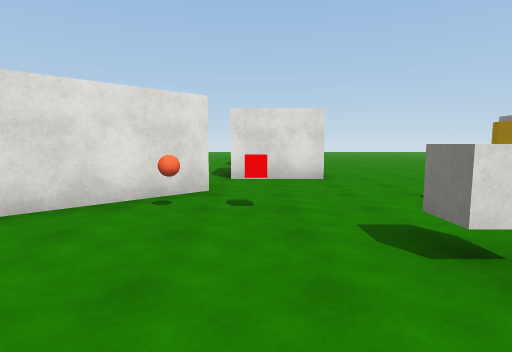
view 1 (above)

24 first-person views from a walk through a scene from a Unity 3-D project. The camera is 1.5 m above the floor, tilts 6° down and sees 80° across. The floor is counted in squares, 2 m on a side. Each view is taken from the middle of a square. On the plan, view 1 faces up. The plan holds only what a view shows up to about 10 squares ahead; the rest is blank. The place goes on beyond the plan. The player character is not drawn. Surface patterns are stand-ins for the level's own textures.

view 2
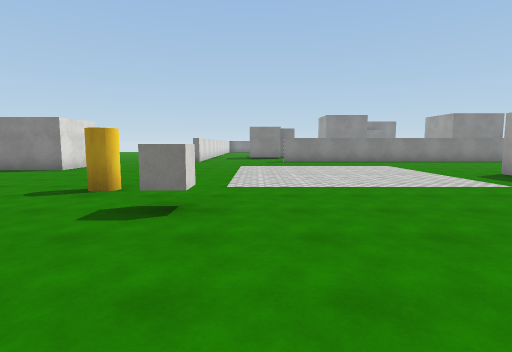

view 3
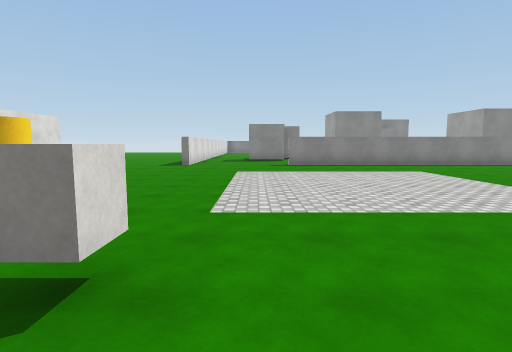

view 4
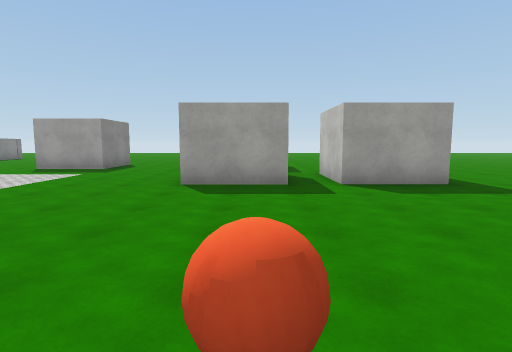

view 5
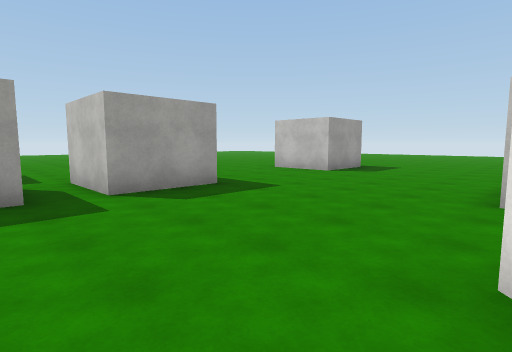

view 6
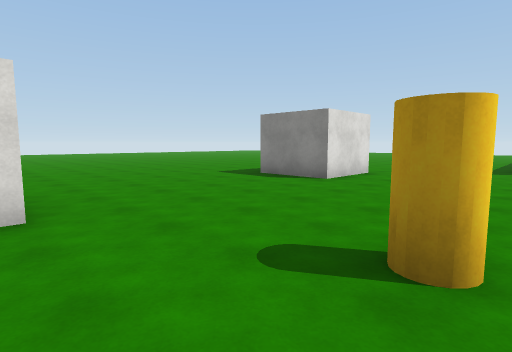

view 7
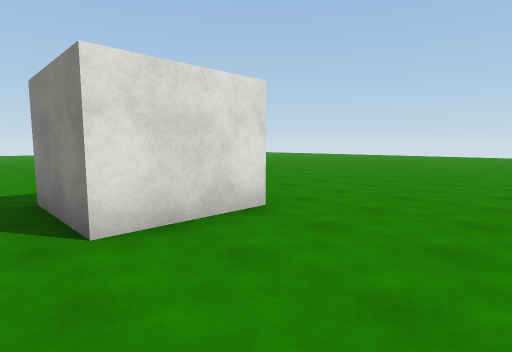

view 8
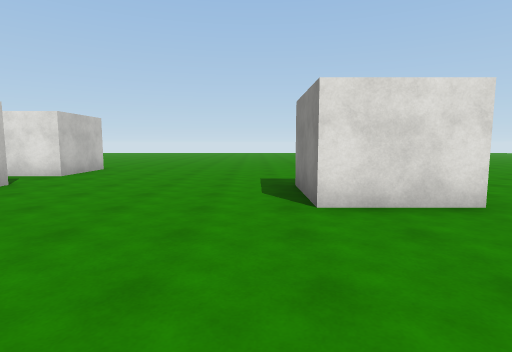

view 9
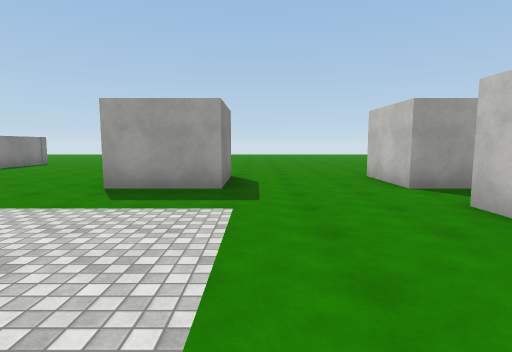

view 10
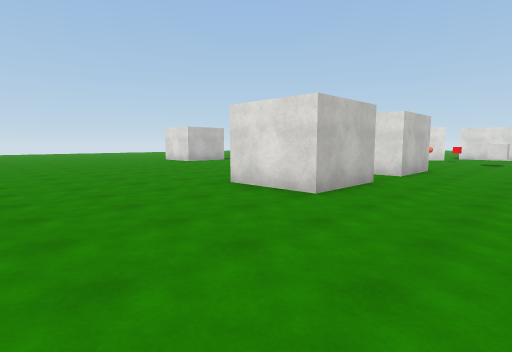

view 11
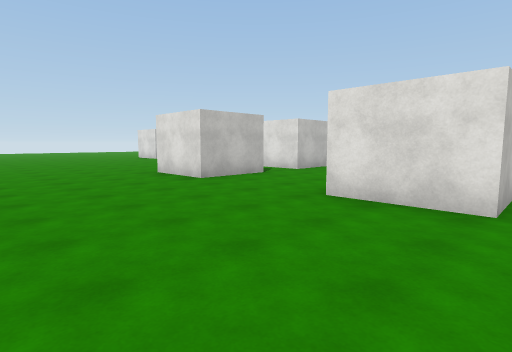

view 12
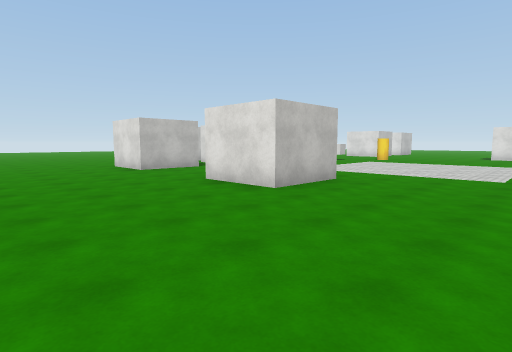

view 13
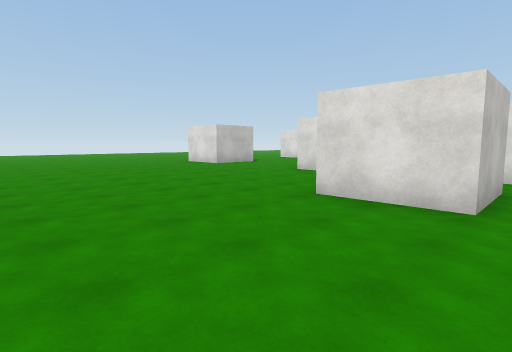

view 14
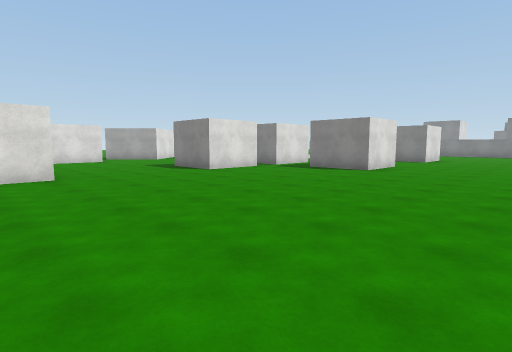

view 15
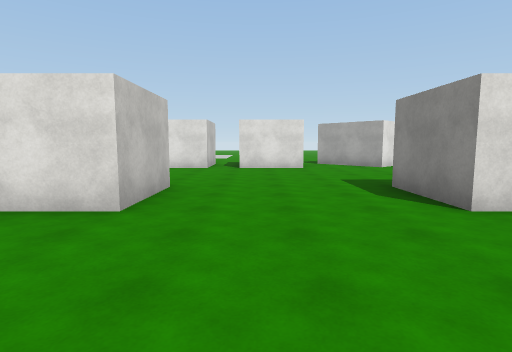

view 16
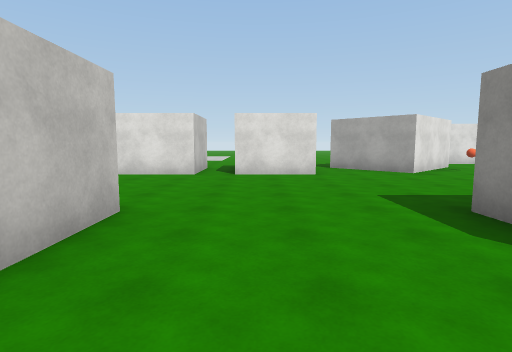

view 17
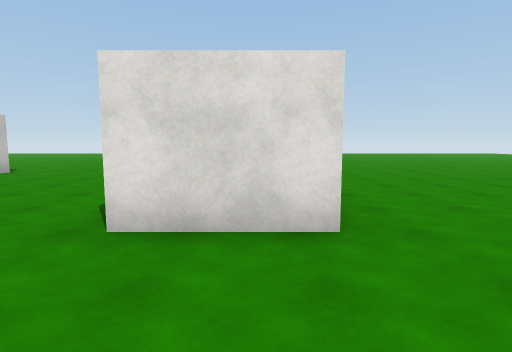

view 18
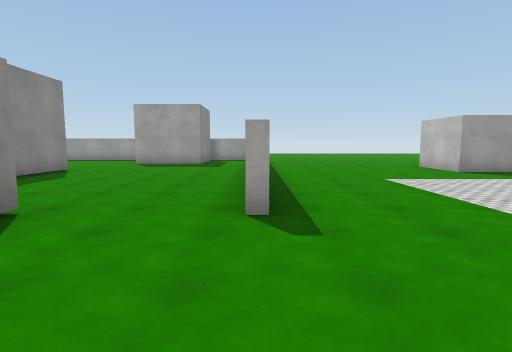

view 19
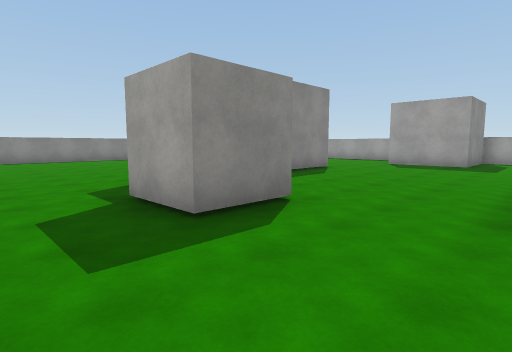

view 20
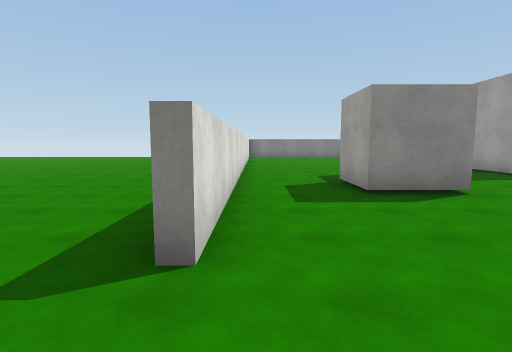

view 21
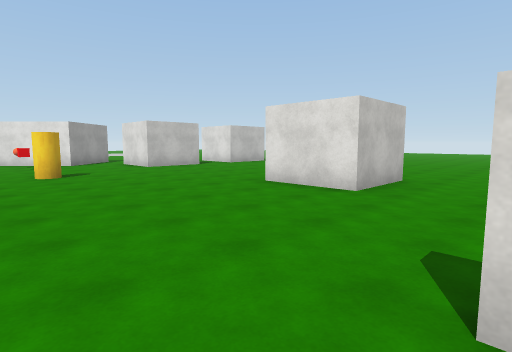

view 22
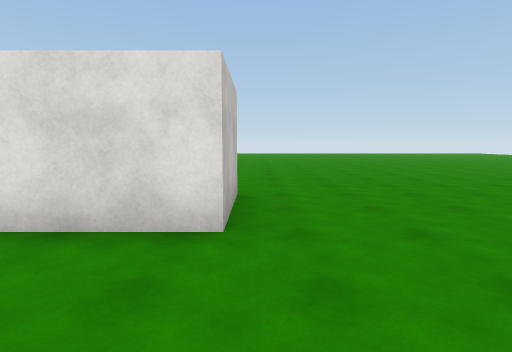

view 23
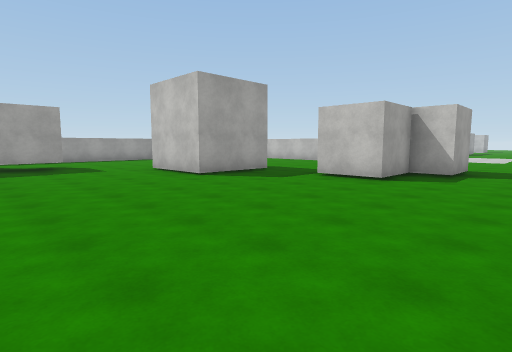

view 24
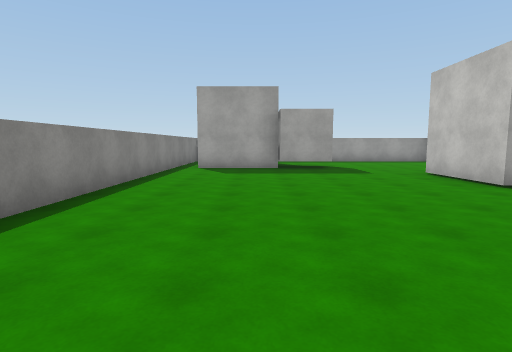

### Floor plan
Points are (right, up) in squares from view 1. A wall is a line through its corners. A room is listed if a view was taken in it or the views show most of it. See-through windows are left out.
Room 1 (views 1, 2, 3, 4, 5, 6, 7, 8, 9, 10, 11, 12, 13, 14, 15, 16, 17, 18, 19, 20, 21, 22)
walls: (8.7, 8.6) (8.7, 6.5) (6.7, 6.5) (6.7, 8.6); (13.6, -0.2) (13.6, 1.3) (15.1, 1.3); (1.5, 6.5) (-0.6, 6.5); (5.6, -5.1) (5.6, -7.1) (3.6, -7.1) (3.6, -5.1) (5.6, -5.1); (-0.7, 4.9) (-2.9, 2.8) (-4.7, 4.7); (-1.6, -1.6) (0.4, -1.6) (0.4, -3.6) (-0.9, -3.6); (16.6, 3.4) (10.8, 3.4); (-0.8, -5.1) (0.4, -5.1) (0.4, -7.1) (-1.6, -7.1) (-1.6, -5.1); (1.5, 12.1) (1.5, 10.1); (-3.1, -3.6) (-4.6, -3.6) (-4.6, -1.6) (-2.6, -1.6) (-2.6, -3.8); (-5.5, 2.5) (-7.6, 2.5); (10.8, -10.1) (10.8, -9.2); (-8.5, 2.5) (-10.5, 2.5); (-10.5, -1.6) (-8.5, -1.6) (-8.5, -3.6) (-9.9, -3.6)
ways out: opening at (15.5, 2.5) to room 2; opening at (-8, 3.5); opening at (-5, 4); opening at (-1, 6); opening at (0.5, 9); opening at (0.5, 13.5); opening at (12.5, -0.5)
objects: other object (0, 4); other object (1, 2); other object (3, 4)
Room 2 (views 23, 24)
walls: (16.2, -3.2) (18.7, -3.2) (18.7, -5.6); (20.6, -7.1) (22.4, -7.1); (22.2, -7.5) (24.9, -7.5); (18.8, 3.4) (16.6, 3.4); (15.1, 1.3) (15.1, 0.4) (16.8, 0.4) (16.8, -1.2); (25.6, -8.1) (25.6, -1)
ways out: opening at (15.5, 2.5) to room 1; opening at (18.2, -4.2)

Positions as (right, up) in squares from view 1, and headings:
1: (0, 0), facing up
2: (-2, 1), facing right
3: (0, 1), facing right
4: (-1, 4), facing down
5: (-1, 3), facing down-left
6: (1, 3), facing up-right
7: (6, 4), facing up-right
8: (6, 3), facing up
9: (3, 0), facing down
10: (3, -11), facing up-left
11: (6, -11), facing up-left
12: (9, -11), facing up-left
13: (1, -11), facing up-left
14: (-10, -11), facing up-right
15: (-7, -7), facing up
16: (-7, -5), facing up
17: (8, 4), facing up
18: (11, 3), facing down
19: (11, 3), facing down-right
20: (9, 3), facing right
21: (11, 2), facing up-left
22: (9, 4), facing up
23: (23, 3), facing down-left
24: (23, 2), facing down
